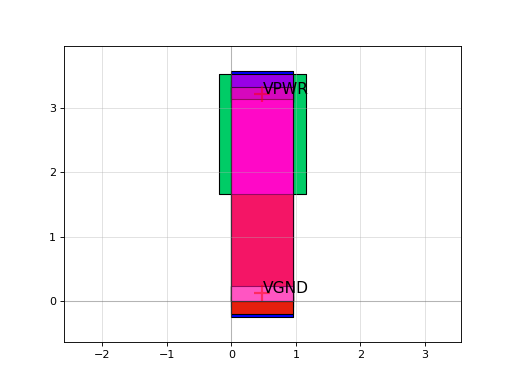

Recreate this plot in Python.
import sky130

c = sky130.components.sky130_fd_sc_hs__diode_2()
c.plot()
